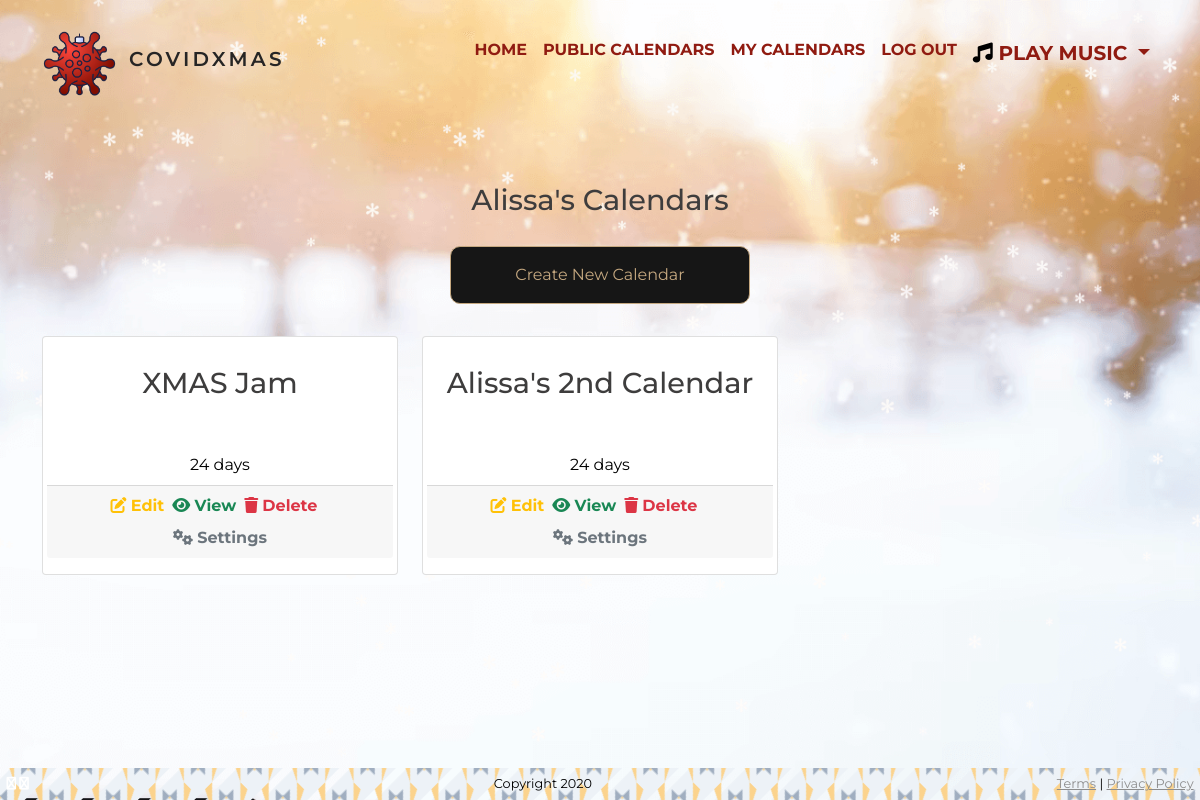
Screenshot of /dates/view_calendars/ (signed in) with the database file from the repository.
### dates/models.py (models this page shows, shortened)
class Calendar(models.Model):
    user = models.ForeignKey(User, related_name='calendars', on_delete=models.CASCADE)
    unique_id = models.UUIDField(default=uuid.uuid4, max_length=100, unique=True, primary_key=True)
    name = models.CharField(max_length=254)
    days = models.IntegerField(default=0, choices=DAYS)
    year = models.IntegerField(default=2021, choices=YEARS)
    is_public = models.BooleanField(default=False)

### dates/views.py (the view)
# urls.py: path('view_calendars/', view_calendars, name='view_calendars'),
@login_required
def view_calendars(request):
    calendars = Calendar.objects.filter(user=request.user)
    return render(request, 'view_calendars.html', {'calendars': calendars})

### dates/templates/view_calendars.html (shortened to what this page needs)
{% extends 'base_template.html' %}
{% block content %}
<section class="calendar">
	<div class="container">
		<div class="row">
			<div class="col-12 mt-3 pt-3">
				<h1 class="text-center">{{ user|title }}'s Calendars</h1>
			</div>
		</div>
		<div class="row">
			<div class="col-12 text-center">
				<a role="button" class="btn btn-primary" href="{% url 'create_calendar' %}">Create New Calendar</a>
			</div>
		</div>
		<div class="row">
			{% if user.calendars %}
			{% for calendar in calendars %}
			<div class="col-xs-8 col-md-4 my-3">
				<div class="card">
					<div class="card-title">
						<h1>{{ calendar.name }}</h1>
					</div>
					<div class="card-body">
						<div class="row text-center">
							<div class="col-12">
								<p class="m-0">{{ calendar.days }} days</p>
							</div>
							<div class="card-footer">
								<div class="row justify-content-center text-center d-inline-block">
									<div class="col-12">
										<div class="container m-0 p-0">
											<div class="row m-0 p-0 mb-2">
												<ul class="list-group list-group-horizontal">
													<li>
														<i class="text-warning fas fa-edit"></i>
														<a class="fw-bold text-warning text-decoration-none"
															href="{% url 'edit_dates' calendar_id=calendar.unique_id %}">Edit
														</a>
													</li>
													<li class="mx-2">
														<i class="text-success fas fa-eye"></i>
														<a class="fw-bold text-success text-decoration-none"
															role="button"
															href="{% url 'calendar' calendar_id=calendar.unique_id %}">View</a>
													</li>
													<li>
														<i class="text-danger fas fa-trash"></i>
														<a class="fw-bold text-danger text-decoration-none"
															href="{% url 'delete_calendar' calendar_id=calendar.unique_id %}">Delete</a>
													</li>
												</ul>
											</div>
											<div class="row m-0 p-0">
												<div class="col-12">
													<i class="text-secondary fas fa-cogs"></i>
													<a class="fw-bold text-secondary text-decoration-none" role="button"
														href="{% url 'settings' calendar_id=calendar.unique_id %}">Settings</a>
												</div>
											</div>
										</div>
									</div>
								</div>
							</div>
						</div>
					</div>
				</div>
			</div>
			{% endfor %}
			{% endif %}
		</div>
	</div>
</section>
{% endblock %}

### assets/css/_variables.css (style rules this page uses)
:root { --background-colour: #8e8989; --menu-colour: #3e3d3d; --primary-colour: #901B11; --primary-colour-hover: #052e12; --nav-colour: #262525; --background-dark: rgba(0, 0, 0, 0.5); --overlay: rgba(144, 27, 17, 0.5); }

### assets/css/_base.css (style rules this page uses)
* { color: black; font-family: 'Montserrat', sans-serif; margin: 0; padding: 0; box-sizing: border-box; }
body { background: url(../images/flakes3.png); background-size: cover; background-repeat: no-repeat; background-position: center; min-height: 100vh; width: 100%; position: relative; }

### assets/css/_typography.css (style rules this page uses)
h1, h2, h3, h4 { font-family: 'Risque', cursive; }
h1 { font-size: 1.8em; margin-top: 1em; margin-bottom: 1em; color: var(--menu-colour); }

### assets/css/_flakes.css (style rules this page uses)
ul { list-style-type: none; padding: 0; margin: 0; }
.btn { background-color: #161616; border-radius: 10px; color: #c5a880; border: 1px solid #c5a880; padding: 16px; width: 300px; margin-bottom: 16px; line-height: 1.5; cursor: pointer; }

### assets/css/_viewcalendar.css (style rules this page uses)
h1 { font-family: 'Montserrat', sans-serif; }
.card-title { text-align: center; }
.card-body { text-align: center; }

### rows the page displays
Calendar: name "XMAS Jam", days "24"
Calendar: name "Alissa's 2nd Calendar", days "24"

### other values shown
{{ user|title }} "Alissa"
